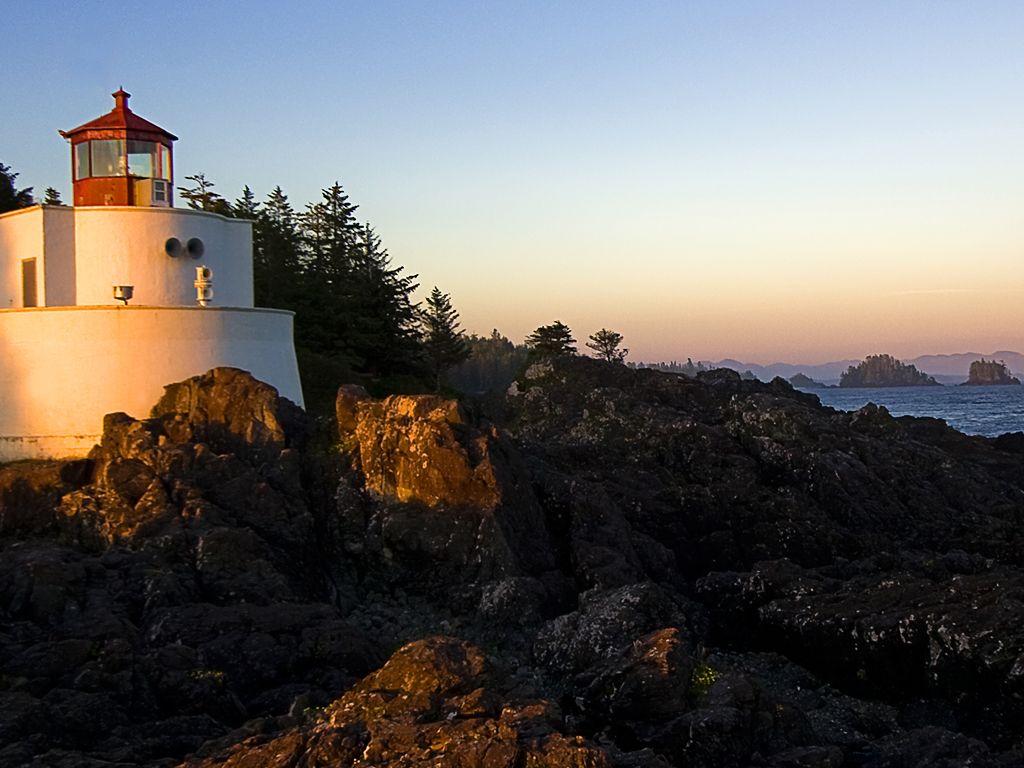
#> input picture Lighthouse.jpg, 1024 x 768 px; its folder holds 4 pictures in this run; the run also reads 2 pictures not shown here
$ python script2.py
#> lines starting #> are read from the running program, lines starting #| are printed output that depends on the picture
import cv2
import glob
#import file. saves as numpy array
class read_file:
    def __init__(self,filename):
        img=cv2.imread(filename,1) #0 - grayscale, 1- RGB
        self.img=img

    def resize(self,image):
        self.resize_image=cv2.resize(self.img,(100,100)) #img,tuple

    def show_image(self,image):
        cv2.imwrite("resize"+image,self.resize_image)
        cv2.imshow("My file",self.resize_image)
        cv2.waitKey(1000)
        cv2.destroyAllWindows()

images=glob.glob("*.jpg")
for image in images:

    file=read_file(image)
    file.resize(image)
    file.show_image(image)
#> this loop made 4 passes
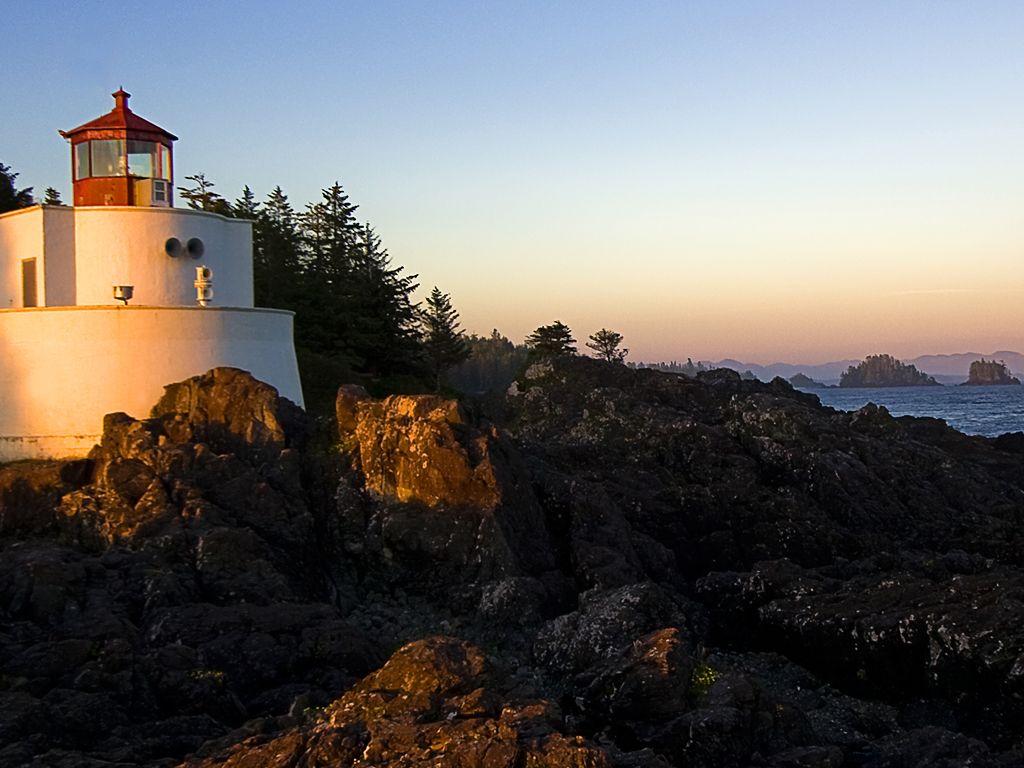
#> input picture Lighthouse.jpg, 1024 x 768 px
#> pass 1, in resize, `self.resize_image=cv2.resize(self.img,(100,100))`:
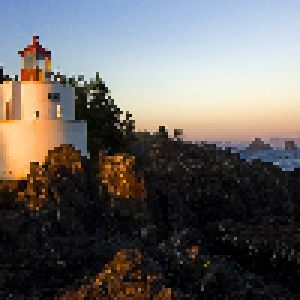
#> self.resize_image: shape (100, 100, 3) (shown 3 times larger); mean B, G, R 98.4, 101, 104.4
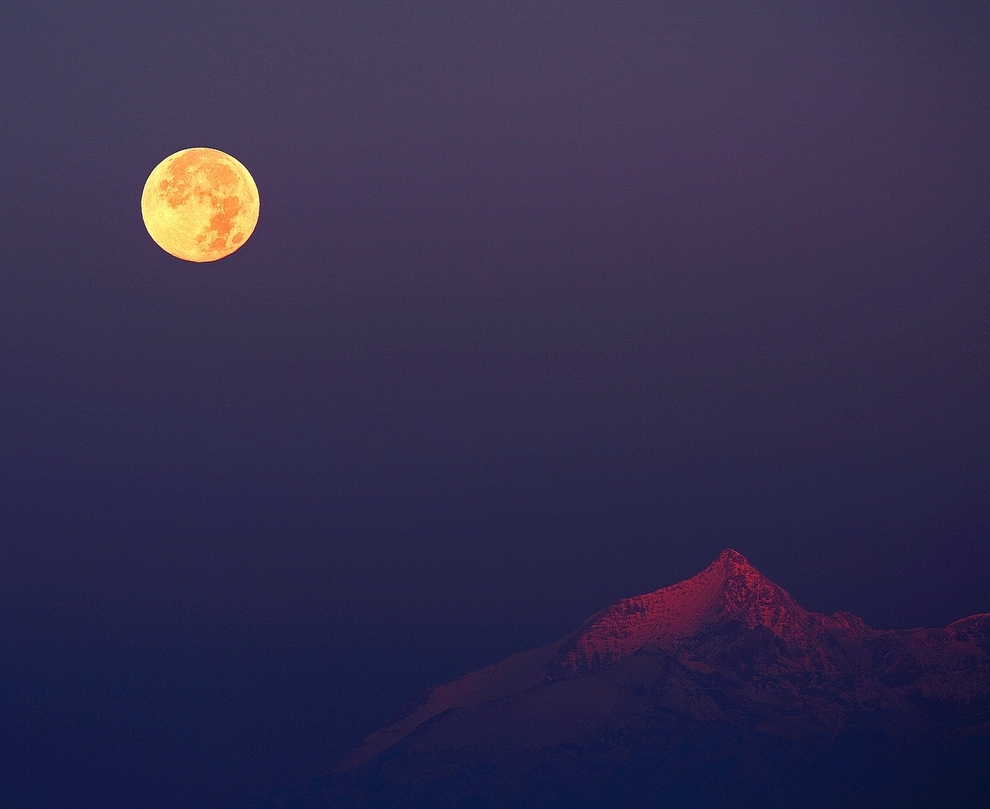
#> input picture Moon.jpg, 990 x 809 px
#> pass 2, in resize (call 2), `self.resize_image=cv2.resize(self.img,(100,100))`:
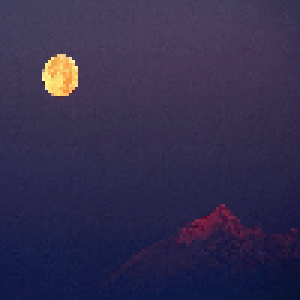
#> self.resize_image: shape (100, 100, 3) (shown 3 times larger); mean B, G, R 77.5, 45.4, 51.6
#> pass 3, in __init__ (call 3), `img=cv2.imread(filename,1)`:
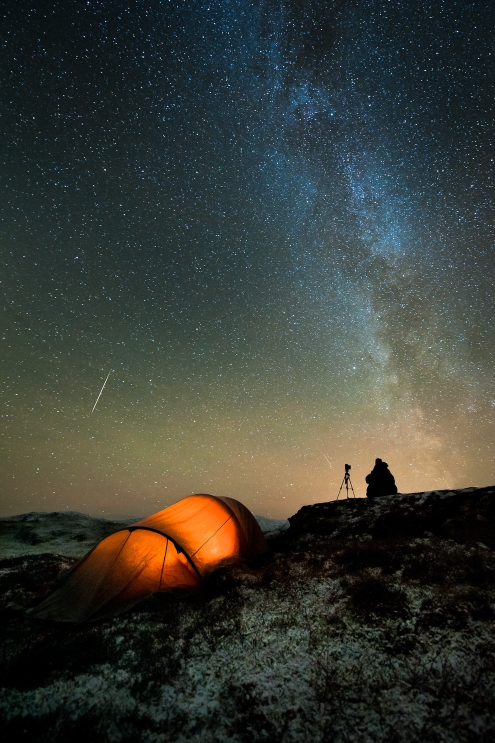
#> img: shape (1485, 990, 3) (shown at 1/2 size); mean B, G, R 53.4, 60.3, 56.8
#> pass 3, in resize (call 3), `self.resize_image=cv2.resize(self.img,(100,100))`:
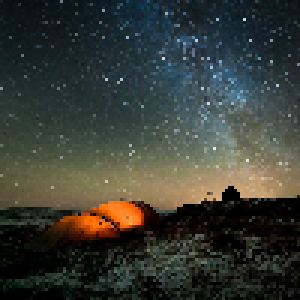
#> self.resize_image: shape (100, 100, 3) (shown 3 times larger); mean B, G, R 53.2, 60.1, 56.6
